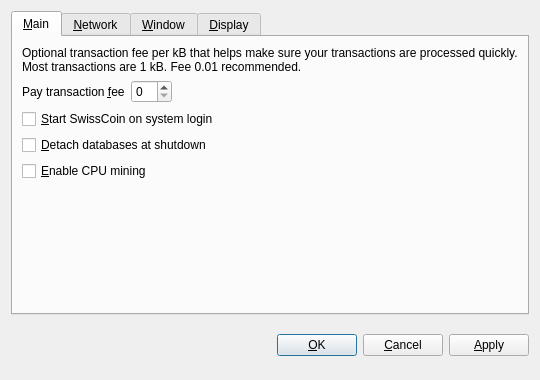
<?xml version="1.0" encoding="UTF-8"?>
<ui version="4.0">
 <class>OptionsDialog</class>
 <widget class="QDialog" name="OptionsDialog">
  <property name="geometry">
   <rect>
    <x>0</x>
    <y>0</y>
    <width>540</width>
    <height>380</height>
   </rect>
  </property>
  <property name="windowTitle">
   <string>Options</string>
  </property>
  <property name="modal">
   <bool>true</bool>
  </property>
  <layout class="QVBoxLayout" name="verticalLayout">
   <item>
    <widget class="QTabWidget" name="tabWidget">
     <property name="tabPosition">
      <enum>QTabWidget::North</enum>
     </property>
     <property name="currentIndex">
      <number>0</number>
     </property>
     <widget class="QWidget" name="tabMain">
      <attribute name="title">
       <string>&amp;Main</string>
      </attribute>
      <layout class="QVBoxLayout" name="verticalLayout_Main">
       <item>
        <widget class="QLabel" name="transactionFeeInfoLabel">
         <property name="text">
          <string>Optional transaction fee per kB that helps make sure your transactions are processed quickly. Most transactions are 1 kB. Fee 0.01 recommended.</string>
         </property>
         <property name="textFormat">
          <enum>Qt::PlainText</enum>
         </property>
         <property name="wordWrap">
          <bool>true</bool>
         </property>
        </widget>
       </item>
       <item>
        <layout class="QHBoxLayout" name="horizontalLayout_Main">
         <item>
          <widget class="QLabel" name="transactionFeeLabel">
           <property name="text">
            <string>Pay transaction &amp;fee</string>
           </property>
           <property name="textFormat">
            <enum>Qt::PlainText</enum>
           </property>
           <property name="buddy">
            <cstring>transactionFee</cstring>
           </property>
          </widget>
         </item>
         <item>
          <widget class="BitcoinAmountField" name="transactionFee"/>
         </item>
         <item>
          <spacer name="horizontalSpacer_Main">
           <property name="orientation">
            <enum>Qt::Horizontal</enum>
           </property>
           <property name="sizeHint" stdset="0">
            <size>
             <width>40</width>
             <height>20</height>
            </size>
           </property>
          </spacer>
         </item>
        </layout>
       </item>
       <item>
        <widget class="QCheckBox" name="bitcoinAtStartup">
         <property name="toolTip">
          <string>Automatically start SwissCoin after logging in to the system.</string>
         </property>
         <property name="text">
          <string>&amp;Start SwissCoin on system login</string>
         </property>
        </widget>
       </item>
       <item>
        <widget class="QCheckBox" name="detachDatabases">
         <property name="toolTip">
          <string>Detach block and address databases at shutdown. This means they can be moved to another data directory, but it slows down shutdown. The wallet is always detached.</string>
         </property>
         <property name="text">
          <string>&amp;Detach databases at shutdown</string>
         </property>
        </widget>
       </item>
       <item>
        <widget class="QCheckBox" name="cpuMining">
         <property name="toolTip">
          <string>Enable Proof-of-Work CPU mining (generating/minting) of SwissCoins (NOT to be confused with Proof-of-Stake!).</string>
         </property>
         <property name="text">
          <string>&amp;Enable CPU mining</string>
         </property>
        </widget>
       </item>
       <item>
        <spacer name="verticalSpacer_Main">
         <property name="orientation">
          <enum>Qt::Vertical</enum>
         </property>
         <property name="sizeHint" stdset="0">
          <size>
           <width>20</width>
           <height>40</height>
          </size>
         </property>
        </spacer>
       </item>
      </layout>
     </widget>
     <widget class="QWidget" name="tabNetwork">
      <attribute name="title">
       <string>&amp;Network</string>
      </attribute>
      <layout class="QVBoxLayout" name="verticalLayout_Network">
       <item>
        <widget class="QCheckBox" name="mapPortUpnp">
         <property name="toolTip">
          <string>Automatically open the SwissCoin client port on the router. This only works when your router supports UPnP and it is enabled.</string>
         </property>
         <property name="text">
          <string>Map port using &amp;UPnP</string>
         </property>
        </widget>
       </item>
       <item>
        <widget class="QCheckBox" name="connectSocks">
         <property name="toolTip">
          <string>Connect to the SwissCoin network through a SOCKS proxy (e.g. when connecting through Tor).</string>
         </property>
         <property name="text">
          <string>&amp;Connect through SOCKS proxy:</string>
         </property>
        </widget>
       </item>
       <item>
        <layout class="QHBoxLayout" name="horizontalLayout_Network">
         <item>
          <widget class="QLabel" name="proxyIpLabel">
           <property name="text">
            <string>Proxy &amp;IP:</string>
           </property>
           <property name="textFormat">
            <enum>Qt::PlainText</enum>
           </property>
           <property name="buddy">
            <cstring>proxyIp</cstring>
           </property>
          </widget>
         </item>
         <item>
          <widget class="QValidatedLineEdit" name="proxyIp">
           <property name="maximumSize">
            <size>
             <width>140</width>
             <height>16777215</height>
            </size>
           </property>
           <property name="toolTip">
            <string>IP address of the proxy (e.g. 127.0.0.1)</string>
           </property>
          </widget>
         </item>
         <item>
          <widget class="QLabel" name="proxyPortLabel">
           <property name="text">
            <string>&amp;Port:</string>
           </property>
           <property name="textFormat">
            <enum>Qt::PlainText</enum>
           </property>
           <property name="buddy">
            <cstring>proxyPort</cstring>
           </property>
          </widget>
         </item>
         <item>
          <widget class="QLineEdit" name="proxyPort">
           <property name="maximumSize">
            <size>
             <width>55</width>
             <height>16777215</height>
            </size>
           </property>
           <property name="toolTip">
            <string>Port of the proxy (e.g. 9050)</string>
           </property>
          </widget>
         </item>
         <item>
          <widget class="QLabel" name="socksVersionLabel">
           <property name="text">
            <string>SOCKS &amp;Version:</string>
           </property>
           <property name="textFormat">
            <enum>Qt::PlainText</enum>
           </property>
           <property name="buddy">
            <cstring>socksVersion</cstring>
           </property>
          </widget>
         </item>
         <item>
          <widget class="QValueComboBox" name="socksVersion">
           <property name="toolTip">
            <string>SOCKS version of the proxy (e.g. 5)</string>
           </property>
          </widget>
         </item>
         <item>
          <spacer name="horizontalSpacer_Network">
           <property name="orientation">
            <enum>Qt::Horizontal</enum>
           </property>
           <property name="sizeHint" stdset="0">
            <size>
             <width>40</width>
             <height>20</height>
            </size>
           </property>
          </spacer>
         </item>
        </layout>
       </item>
       <item>
        <spacer name="verticalSpacer_Network">
         <property name="orientation">
          <enum>Qt::Vertical</enum>
         </property>
         <property name="sizeHint" stdset="0">
          <size>
           <width>20</width>
           <height>40</height>
          </size>
         </property>
        </spacer>
       </item>
      </layout>
     </widget>
     <widget class="QWidget" name="tabWindow">
      <attribute name="title">
       <string>&amp;Window</string>
      </attribute>
      <layout class="QVBoxLayout" name="verticalLayout_Window">
       <item>
        <widget class="QCheckBox" name="minimizeToTray">
         <property name="toolTip">
          <string>Show only a tray icon after minimizing the window.</string>
         </property>
         <property name="text">
          <string>&amp;Minimize to the tray instead of the taskbar</string>
         </property>
        </widget>
       </item>
       <item>
        <widget class="QCheckBox" name="minimizeOnClose">
         <property name="toolTip">
          <string>Minimize instead of exit the application when the window is closed. When this option is enabled, the application will be closed only after selecting Quit in the menu.</string>
         </property>
         <property name="text">
          <string>M&amp;inimize on close</string>
         </property>
        </widget>
       </item>
       <item>
        <spacer name="verticalSpacer_Window">
         <property name="orientation">
          <enum>Qt::Vertical</enum>
         </property>
         <property name="sizeHint" stdset="0">
          <size>
           <width>20</width>
           <height>40</height>
          </size>
         </property>
        </spacer>
       </item>
      </layout>
     </widget>
     <widget class="QWidget" name="tabDisplay">
      <attribute name="title">
       <string>&amp;Display</string>
      </attribute>
      <layout class="QVBoxLayout" name="verticalLayout_Display">
       <item>
        <layout class="QHBoxLayout" name="horizontalLayout_1_Display">
         <item>
          <widget class="QLabel" name="langLabel">
           <property name="text">
            <string>User Interface &amp;language:</string>
           </property>
           <property name="textFormat">
            <enum>Qt::PlainText</enum>
           </property>
           <property name="buddy">
            <cstring>lang</cstring>
           </property>
          </widget>
         </item>
         <item>
          <widget class="QValueComboBox" name="lang">
           <property name="toolTip">
            <string>The user interface language can be set here. This setting will take effect after restarting SwissCoin.</string>
           </property>
          </widget>
         </item>
        </layout>
       </item>
       <item>
        <layout class="QHBoxLayout" name="horizontalLayout_2_Display">
         <item>
          <widget class="QLabel" name="unitLabel">
           <property name="text">
            <string>&amp;Unit to show amounts in:</string>
           </property>
           <property name="textFormat">
            <enum>Qt::PlainText</enum>
           </property>
           <property name="buddy">
            <cstring>unit</cstring>
           </property>
          </widget>
         </item>
         <item>
          <widget class="QValueComboBox" name="unit">
           <property name="toolTip">
            <string>Choose the default subdivision unit to show in the interface and when sending coins.</string>
           </property>
          </widget>
         </item>
        </layout>
       </item>
       <item>
        <widget class="QCheckBox" name="displayAddresses">
         <property name="toolTip">
          <string>Whether to show SwissCoin addresses in the transaction list or not.</string>
         </property>
         <property name="text">
          <string>&amp;Display addresses in transaction list</string>
         </property>
        </widget>
       </item>
       <item>
        <spacer name="verticalSpacer_Display">
         <property name="orientation">
          <enum>Qt::Vertical</enum>
         </property>
         <property name="sizeHint" stdset="0">
          <size>
           <width>20</width>
           <height>40</height>
          </size>
         </property>
        </spacer>
       </item>
      </layout>
     </widget>
    </widget>
   </item>
   <item>
    <layout class="QHBoxLayout" name="horizontalLayout_Buttons">
     <item>
      <spacer name="horizontalSpacer_1">
       <property name="orientation">
        <enum>Qt::Horizontal</enum>
       </property>
       <property name="sizeHint" stdset="0">
        <size>
         <width>40</width>
         <height>48</height>
        </size>
       </property>
      </spacer>
     </item>
     <item>
      <widget class="QLabel" name="statusLabel">
       <property name="font">
        <font>
         <weight>75</weight>
         <bold>true</bold>
        </font>
       </property>
       <property name="text">
        <string/>
       </property>
       <property name="textFormat">
        <enum>Qt::PlainText</enum>
       </property>
       <property name="wordWrap">
        <bool>true</bool>
       </property>
      </widget>
     </item>
     <item>
      <spacer name="horizontalSpacer_2">
       <property name="orientation">
        <enum>Qt::Horizontal</enum>
       </property>
       <property name="sizeHint" stdset="0">
        <size>
         <width>40</width>
         <height>48</height>
        </size>
       </property>
      </spacer>
     </item>
     <item>
      <widget class="QPushButton" name="okButton">
       <property name="text">
        <string>&amp;OK</string>
       </property>
      </widget>
     </item>
     <item>
      <widget class="QPushButton" name="cancelButton">
       <property name="text">
        <string>&amp;Cancel</string>
       </property>
       <property name="autoDefault">
        <bool>false</bool>
       </property>
      </widget>
     </item>
     <item>
      <widget class="QPushButton" name="applyButton">
       <property name="text">
        <string>&amp;Apply</string>
       </property>
       <property name="autoDefault">
        <bool>false</bool>
       </property>
      </widget>
     </item>
    </layout>
   </item>
  </layout>
 </widget>
 <customwidgets>
  <customwidget>
   <class>BitcoinAmountField</class>
   <extends>QSpinBox</extends>
   <header>bitcoinamountfield.h</header>
  </customwidget>
  <customwidget>
   <class>QValueComboBox</class>
   <extends>QComboBox</extends>
   <header>qvaluecombobox.h</header>
  </customwidget>
  <customwidget>
   <class>QValidatedLineEdit</class>
   <extends>QLineEdit</extends>
   <header>qvalidatedlineedit.h</header>
  </customwidget>
 </customwidgets>
 <resources/>
 <connections/>
</ui>
